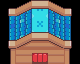

This is a level from a 2D game, rendered from its Tiled map with the project's own tilesets. A one-line summary and the complete map file follow:
An orthogonal 5x4 tile map with 16x16 px tiles, 4 tile layers (Ground, Wall, Roof, Roof Detail) and 6 objects.

<map version="1.10" tiledversion="1.11.2" orientation="orthogonal" renderorder="right-down" width="5" height="4" tilewidth="16" tileheight="16" infinite="0" nextlayerid="7" nextobjectid="7">
 <editorsettings>
  <export target="shed1.csv" format="csv" />
 </editorsettings>
 <tileset firstgid="1" source="spr_tileset_sunnysideworld_16px.tsx" />
 <layer id="4" name="Ground" width="5" height="4">
  <data encoding="csv">
0,0,0,0,0,
0,578,578,578,0,
0,578,578,578,0,
0,0,910,646,0
</data>
 </layer>
 <layer id="3" name="Wall" width="5" height="4">
  <data encoding="csv">
981,0,0,0,989,
725,646,646,646,733,
789,0,0,0,797,
853,646,910,646,861
</data>
 </layer>
 <layer id="1" name="Roof" width="5" height="4">
  <data encoding="csv">
0,982,659,988,0,
0,726,659,732,0,
0,790,857,796,0,
0,792,792,792,0
</data>
 </layer>
 <layer id="2" name="Roof Detail" width="5" height="4">
  <data encoding="csv">
0,0,986,0,0,
0,0,0,0,0,
0,0,0,0,0,
0,0,845,0,0
</data>
 </layer>
 <objectgroup id="6" name="Collision">
  <object id="2" x="9.62406" y="11.0944" width="60.8187" height="4.67836" />
  <object id="3" x="9.75773" y="16.5748" width="5.7477" height="46.9173" />
  <object id="4" x="16.4411" y="58.4127" width="14.9708" height="5.21303" />
  <object id="5" x="48.5213" y="59.2147" width="15.1044" height="4.41103" />
  <object id="6" x="64.5614" y="16.1738" width="5.48037" height="47.452" />
 </objectgroup>
 <objectgroup id="5" name="Interactables">
  <object id="1" x="9.08939" y="1.20301" width="61.8881" height="62.6901">
   <properties>
    <property name="action" value="openStorage" />
   </properties>
  </object>
 </objectgroup>
</map>
